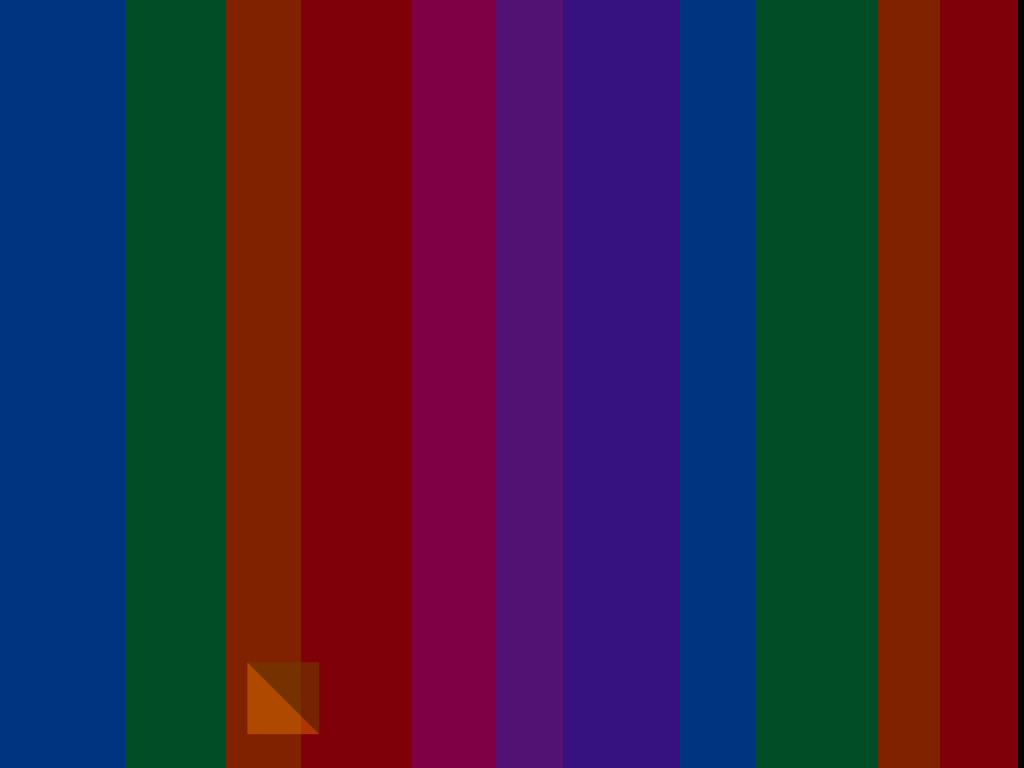
Frame 1 (no input)
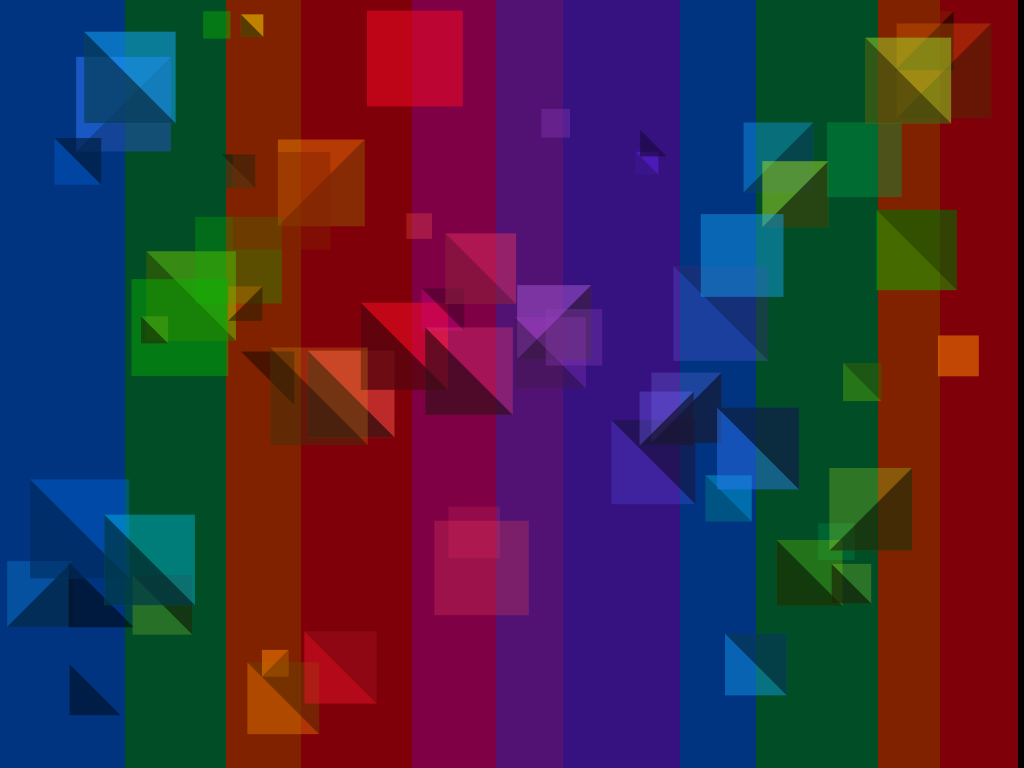
Frame 60 (the mouse pressed at the canvas centre just before this capture)
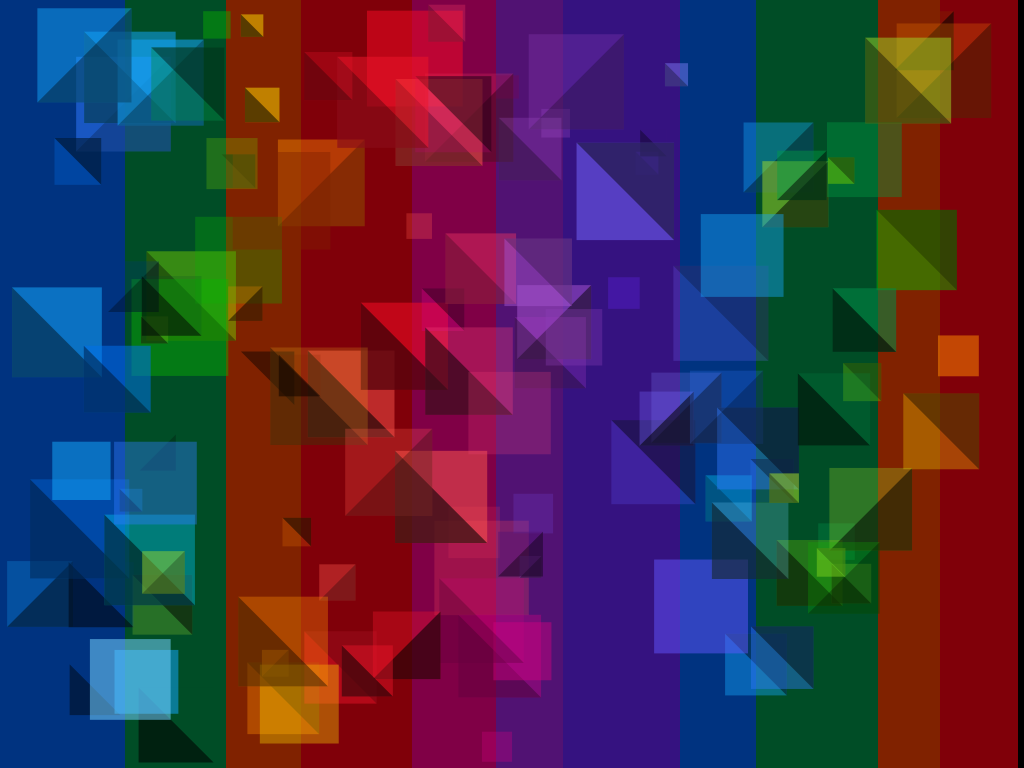
Frame 120 (the mouse held since frame 60 and released just before this capture)

The Processing sketch that drew these frames (run headless with seeded random() and noise(); from frame 60 on, the mouse is pressed at the canvas centre):

// Processing sketch: processing_158766
// ── processing_158766.pde

color[] blues1 = {#00bae5, #2f79ff, #74d1ff, #13a3f7, #006eeb, #003380};
color[] blues2 = {#6155ff, #8582ff, #4d00f7, #6924ff, #7466ff, #351280};
color[] greens = {#009b42, #72c900, #0ab300, #9ed927, #008a46, #004d26};
color[] oranges = {#f7b81c, #ffdd00, #ff8b00, #ff4f00, #f67d00, #802200};
color[] reds = {#f50a24, #d5000e, #ff574d, #ff574d, #ed1429, #800009};
color[] pinks = {#e83d56, #f74179, #e63262, #cd007f, #f94e91, #800046};
color[] purples = {#5f189e, #8c3db8, #a83ac5, #a352cc, #6d3cc5, #511273};
color[] colors[] = {blues1, greens, oranges, reds, pinks, purples, blues2, blues1, greens, oranges, reds};
int[] widths = {196, 158, 118, 174, 132, 106, 184, 120, 192, 98, 122};
int[] xwidths = new int[widths.length];
int whichColor;
color fillcol, localColor; 
int triDir; //triangle? and if so, which way?
float x, w;
float y, h, localWidth;
int prevX;
//int alph = 255;

void setup(){
  size(1024, 768);
  background(0);
  prevX = 0;
  for(int z=0; z<widths.length; z++){
    xwidths[z] = prevX;
    prevX = prevX + floor(widths[z] * width/1600);
  }
  drawBGBars(255);
  frameRate(24);
}

void draw(){
  //drawBGBars(1);
  noStroke();
  //for (int i=0; i<10000; i++) {
    //size
    w = random(20, 100);
    h = w;
  
    //location
    x = random(width-w);
    y = random(height-h);
    
    //color
    for(int z=0; z<widths.length; z++){
      if(x > xwidths[z]){
          fillcol = colors[z][round(random(5))];
      }
    }
    
    fill(fillcol, (50+random(100)));
    rect(x, y, w, h);

    //triangle?
  triDir = round(random(4)); //for triangle 0 = none  
  if (triDir > 0){
    noStroke();
    fill(0, (50+random(100)));
      switch(triDir) {
        case 0: 
          break;
        case 1:
          triangle(x,y, x,(y + h), (x + w),(y + h));
          break;
        case 2:
          triangle(x,y, (x + w),(y + h), (x + w), y);
          break;
        case 3:
          triangle((x + w),y, x,(y + h), (x + w),(y + h));
          break;
        case 4:
          triangle(x,(y + h), x,y, x,(y + h));
          break;
      }
    }
  //}
}




//draw bg bars
  void drawBGBars(int alph){
    prevX = 0;
    for(int w=0; w<colors.length ; w++){
      localColor = colors[w][5];
      noStroke();
      fill(localColor, alph);
      localWidth = (widths[w] * width)/1600;
      rect(prevX,0, localWidth,height);
      prevX +=localWidth;
    }
  }
